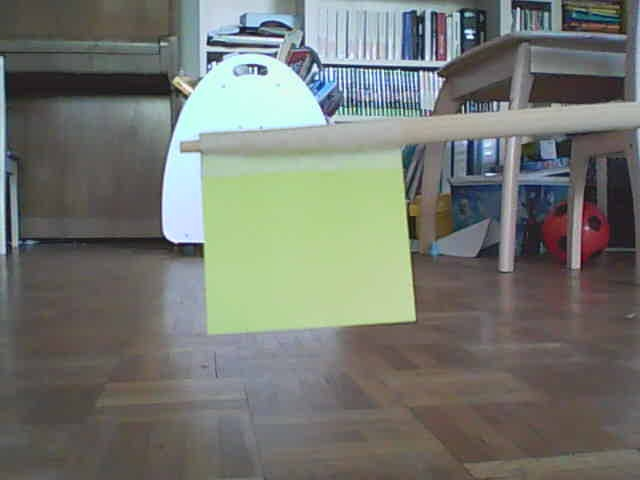
#> input picture tests/data/GreenFlag_with_flag.jpg, 640 x 480 px
$ python check_median_hsv_time.py
#> lines starting #> are read from the running program, lines starting #| are printed output that depends on the picture
### atruck/cvision_utils.py
import cv2
import numpy as np


def median_hsv(im_bgr, blur_size=0):
    im_med = im_bgr
    if blur_size > 0:
        im_med = cv2.medianBlur(im_bgr, blur_size)
    im_hsv = cv2.cvtColor(im_med, code=cv2.COLOR_BGR2HSV)
    return im_hsv


# [9 lines left out: function threshold_hsv, not called in this run]

### tools/check_median_hsv_time.py
import os
import cv2
import time
from context import atruck
from atruck.cvision_utils import median_hsv


if __name__ == "__main__":
    current_dir = os.path.dirname(os.path.realpath(__file__))
    im_bgr = cv2.imread(os.path.join(current_dir,
                                     "../tests/data/GreenFlag_with_flag.jpg"))
#> im_bgr is the input picture: shape (480, 640, 3); mean B, G, R 112.8, 119.5, 116.1
    im_bgr = cv2.resize(im_bgr, (160, 120), interpolation=cv2.INTER_LINEAR)
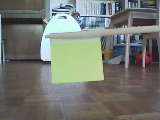
#> im_bgr: shape (120, 160, 3); mean B, G, R 112.9, 119.6, 116.2

    for blur_size in [0, 3, 5]:
        n_loops = 10
        start_s = time.time()
        for i in xrange(n_loops):
            _ = median_hsv(im_bgr, blur_size=blur_size)
        elapsed_s = (time.time() - start_s) / n_loops

        print("{b} - Average time: {t} [ms]"
              .format(b=blur_size, t=int(round(elapsed_s * 1000))))
#> this loop made 3 passes
#| 0 - Average time: 0 [ms]
#| 3 - Average time: 0 [ms]
#| 5 - Average time: 0 [ms]
#> pass 2, in median_hsv (call 11), `im_med = cv2.medianBlur(im_bgr, blur_size)`:
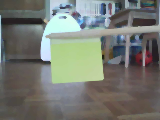
#> im_med: shape (120, 160, 3); mean B, G, R 113.2, 120, 116.6
#> pass 3, in median_hsv (call 21), `im_med = cv2.medianBlur(im_bgr, blur_size)`:
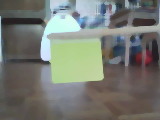
#> im_med: shape (120, 160, 3); mean B, G, R 113.3, 120.1, 116.9

$ run again, with tests/data/GreenFlag_no_flag.jpg copied over tests/data/GreenFlag_with_flag.jpg
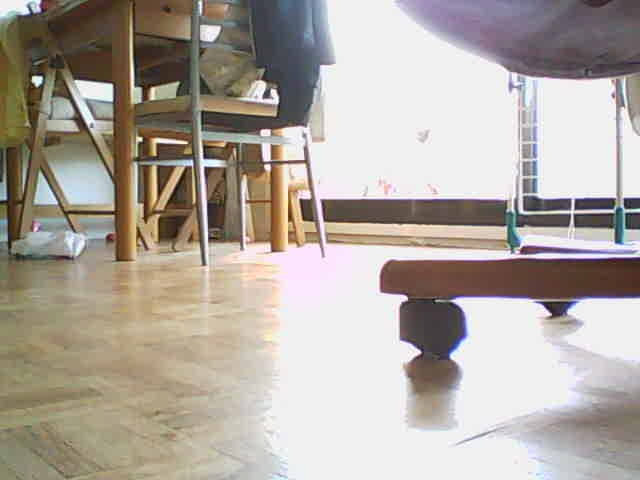
#> input picture tests/data/GreenFlag_no_flag.jpg, 640 x 480 px
#> im_bgr is the input picture: shape (480, 640, 3); mean B, G, R 158.9, 166.9, 175
#> `im_bgr = cv2.resize(im_bgr, (160, 120), interpolation=cv2.INTER_LINEAR)`:
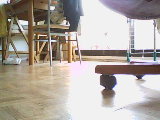
#> im_bgr: shape (120, 160, 3); mean B, G, R 159, 167, 175.1
#> the loop `for blur_size in [0, 3, 5]:` made 3 passes
#| 0 - Average time: 0 [ms]
#| 3 - Average time: 0 [ms]
#| 5 - Average time: 0 [ms]
#> pass 3, in median_hsv (call 21), `im_med = cv2.medianBlur(im_bgr, blur_size)`:
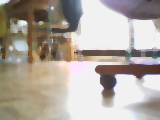
#> im_med: shape (120, 160, 3); mean B, G, R 158.4, 166.8, 175.1
